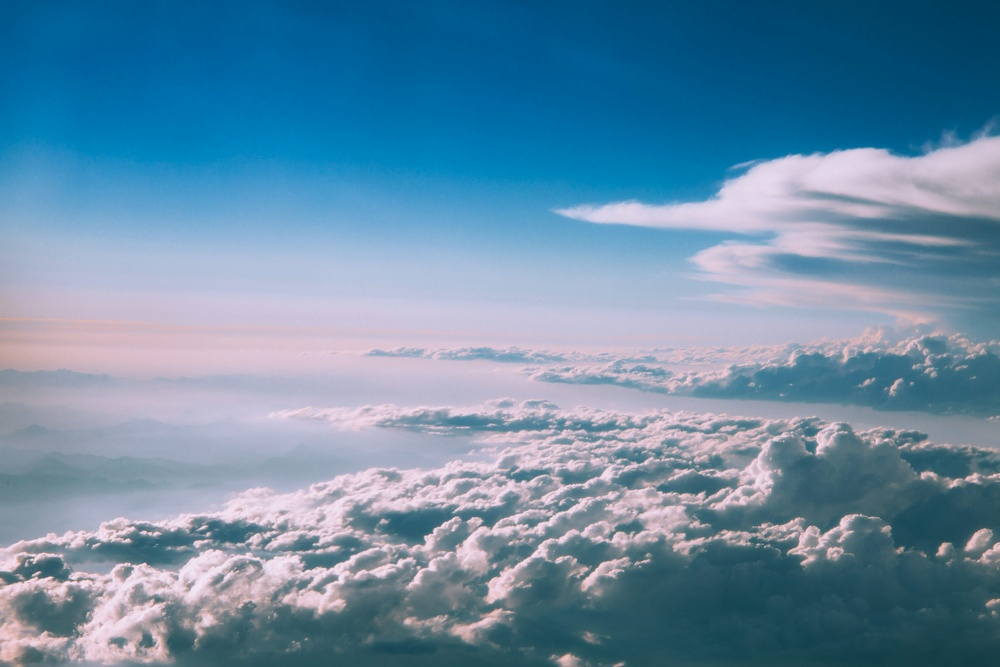
#> input picture Base Prueba/IMG/copia_NUBEPRUEBA.jpg, 1000 x 667 px, shrunk from 3000 x 2000 before the run
$ python convertir_imagen.py
#> lines starting #> are read from the running program, lines starting #| are printed output that depends on the picture
import os
from PIL import Image
def convertir_a_blanco_y_negro(ruta_imagen):
#> called with ruta_imagen = 'Base Prueba/IMG/copia_NUBEPRUEBA.jpg'
    imagen = Image.open(ruta_imagen)
#> imagen is the input picture: PIL image 1000x667 RGB; mean R, G, B 102.6, 139.3, 165.9
    imagen_byn = imagen.convert('L')
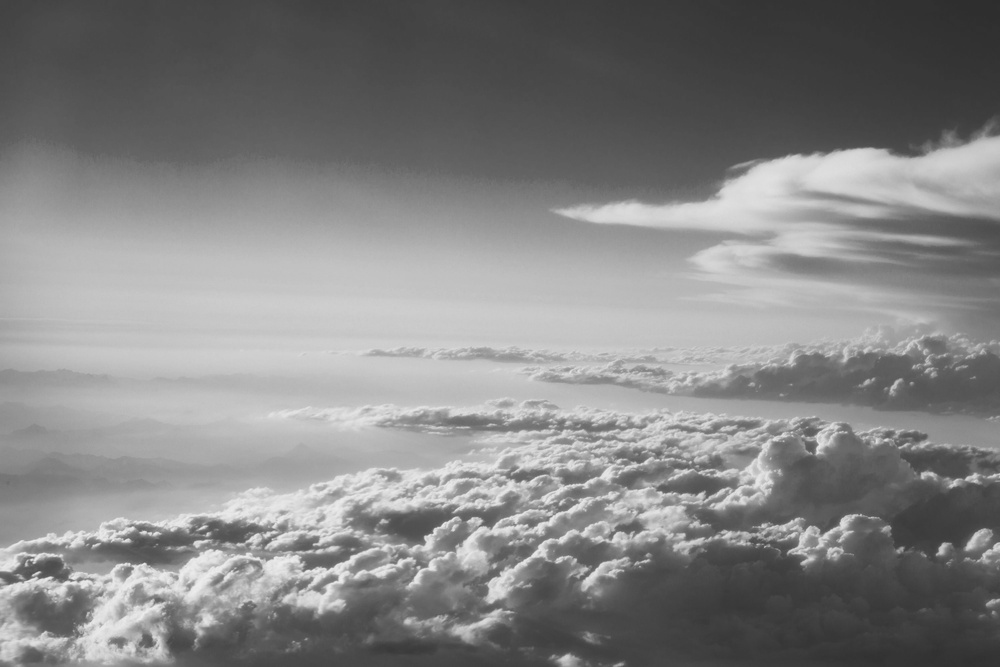
#> imagen_byn: PIL image 1000x667 L; min 45, max 239, mean 131.3
    imagen_byn.save(ruta_imagen.replace('.jpg', '_byn.jpg'))
    return ruta_imagen.replace('.jpg', '_byn.jpg')
if __name__ == "__main__":
    ruta_base = os.path.dirname(os.path.abspath(__file__))
    ruta_imagen = os.path.join(ruta_base, 'copia_NUBEPRUEBA.jpg')
    ruta_imagen_byn = convertir_a_blanco_y_negro(ruta_imagen)
    print(f"Imagen convertida guardada como: {ruta_imagen_byn}")
